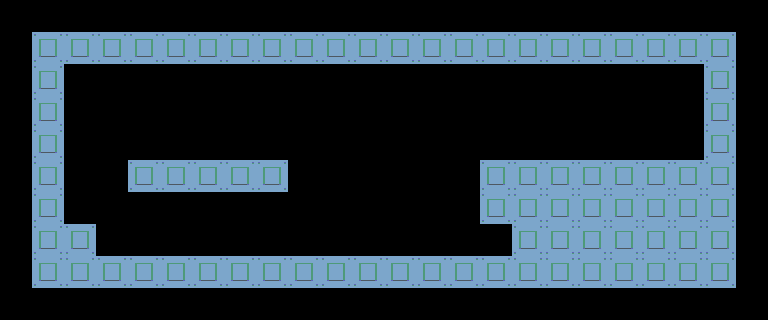

Rendered tile map (Tiled .tmx) drawn with the repository's tilesets; below, a short description and the map source with its tile grids summarised:
An orthogonal 24x10 tile map with 32x32 px tiles, 1 tile layer (tile), 2 tilesets and 7 objects (oPickupUpgradeSprint).

<map version="1.2" tiledversion="1.3.1" orientation="orthogonal" renderorder="right-down" compressionlevel="0" width="24" height="10" tilewidth="32" tileheight="32" infinite="0" nextlayerid="3" nextobjectid="9">
 <editorsettings>
  <export target="rm_side_sprint.room.gmx" format="gmx" />
 </editorsettings>
 <properties>
  <property name="speed" type="int" value="60" />
 </properties>
 <tileset firstgid="1" source="objects.tsx" />
 <tileset firstgid="7" source="tiles.tsx" />
 <layer id="1" name="tile" width="24" height="10">
  <data>[240 cells, 82 non-empty, 1 distinct tile ids]</data>
 </layer>
 <objectgroup id="2" name="obj">
  <object id="1" template="temp/oKNT.tx" x="0" y="-32" />
  <object id="2" template="temp/oRoom.tx" x="0" y="-96">
   <properties>
    <property name="code">title = "C'EST SPRINTER";
subtitle = "WOW. SPRINTING?";</property>
   </properties>
  </object>
  <object id="3" template="temp/oTeleport.tx" x="416" y="256" />
  <object id="5" template="temp/oDoor.tx" x="192" y="256">
   <properties>
    <property name="code">dest = rm_side_lobby;
doorID = 85;</property>
   </properties>
  </object>
  <object id="6" template="temp/oDoor.tx" x="608" y="160">
   <properties>
    <property name="code">dest = rm_side_lobby;
doorID = 86;</property>
   </properties>
  </object>
  <object id="7" name="UPGRADE : SPRINT" type="oPickupUpgradeSprint" gid="4" x="352" y="256" width="32" height="32" />
  <object id="8" template="temp/view.tx" x="64" y="32" />
 </objectgroup>
</map>
